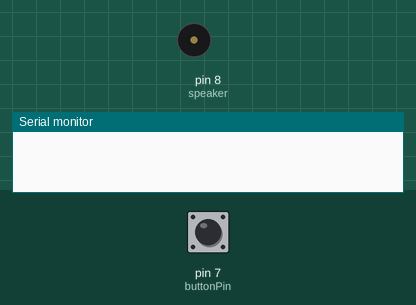
Simulated run of this sketch. Board: Arduino Uno, built with avr-gcc and run on an emulated ATmega328P. Parts: buzzer (waves = sounding), the last lines printed to the serial monitor. The inputs (shaded band) are chosen by the test bench; at power-on: pin 7 (buttonPin) LOW. Random numbers use the default seed unless the sketch sets one.

Above: at 1.2 s.
1.3 s: pin 7 (buttonPin) pulled HIGH for 0.15 s
At 1.8 s:
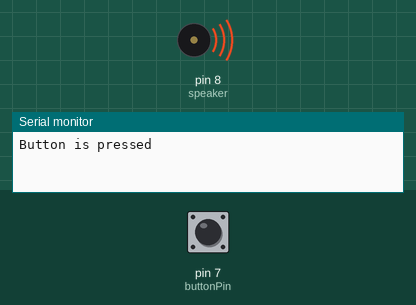
4.4 s: pin 7 (buttonPin) pulled HIGH for 1 s
7.6 s: pin 7 (buttonPin) pulled HIGH for 3.2 s
At 13.3 s:
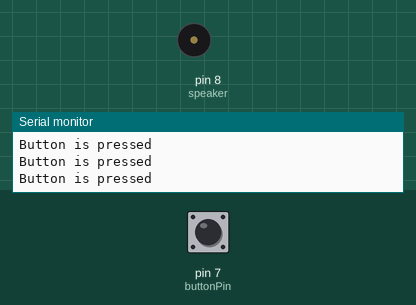
Timing chart, 0 to 14.8 s (numbered marks = the images above; inputs shaded):
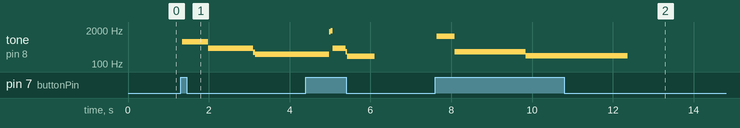

The sketch:

question_1.ino
```cpp
//Everytime you press the button,
// a speaker makes a brief randomly
// generated noise
int buttonPin = 7; // button pin
int speaker= 8; // speaker pin
int prevState= 0;
void setup() {
  pinMode(speaker,OUTPUT);
  pinMode(buttonPin,INPUT);
  Serial.begin(9600);
}

void loop() {


  if(digitalRead(buttonPin) == 1 && prevState== 0 ) {
      prevState =1;
      Serial.println("Button is pressed");

       int rt1 = int(random(100,1000));


  int rt2= int(random(1000,2000));


  int rt3 = int(random(2000,3000));

  int rl = int(random(100, 3000) );

  for(int i= 0; i< rl; i+= 5) {
    digitalWrite(speaker, HIGH); // turn speaker on
    delayMicroseconds(rt1);

    digitalWrite(speaker, LOW); // turn speaker off
    delayMicroseconds(rt1);
  }
  for (int i = 0; i<rl; i+=5) {
    digitalWrite(speaker, HIGH); // turn speaker on
    delayMicroseconds(rt2);

    digitalWrite(speaker, LOW); // turn speaker off
    delayMicroseconds(rt2);

}
  for(int i = 0; i< rl; i+= 5) {
    digitalWrite(speaker, HIGH); // turn speaker on
    delayMicroseconds(rt3);

    digitalWrite(speaker, LOW); // turn speaker off
    delayMicroseconds(rt3);
  }
    }

       else {
        prevState= 0;

        }

}
```

Measured:
- after the input at 1.3 s, tone on pin 8 (speaker): silent → 702 Hz at once, → 399 Hz 0.64 s later, → 287 Hz 1.1 s later, → 241 Hz 0.04 s later
- after the input at 7.6 s, tone on pin 8 (speaker): silent → 1169 Hz at once, → 292 Hz 0.44 s later, → 205 Hz 1.8 s later, → silent 2.5 s later
